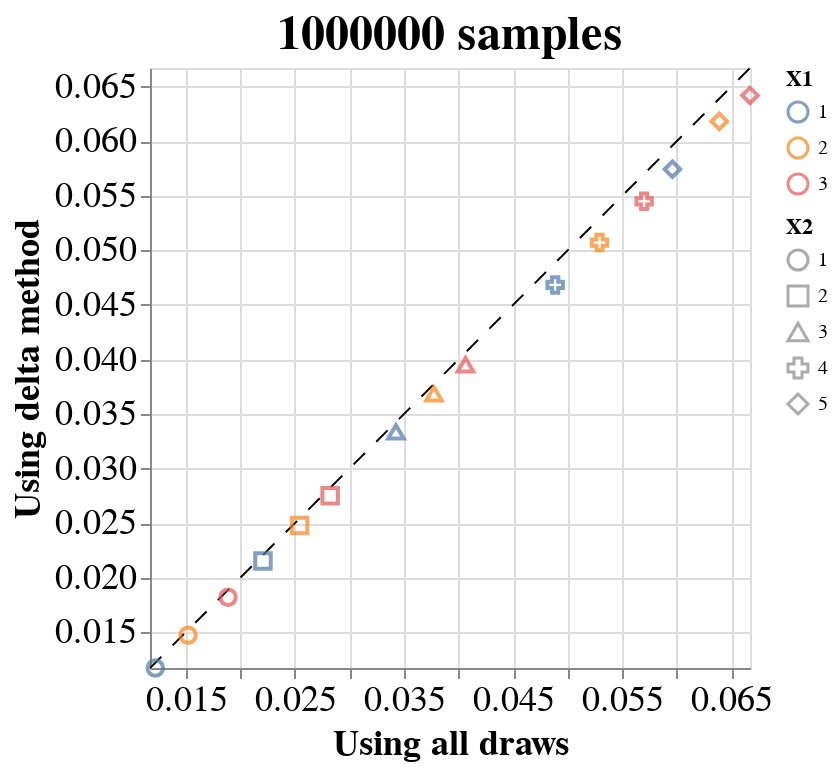

The notebook cell this image was saved under:
### Markdown cell above
We compare the covariance matrix of the mean of the observations with the covariance matrix of the raked values for each sample of observations.

### Code cell
delta_method = pd.DataFrame({'X1': x1, \
                             'X2': x2, \
                             'delta_method': np.diag(covariance_mean)})
all_draws = pd.DataFrame({'X1': x1, \
                          'X2': x2, \
                          'all_draws': np.diag(covariance_draws)})
df_both = delta_method.merge(all_draws, how='inner', \
    left_on=['X1', 'X2'], \
    right_on=['X1', 'X2'])
min_x = min(df_both['delta_method'].min(), df_both['all_draws'].min())
max_x = max(df_both['delta_method'].max(), df_both['all_draws'].max())
points = alt.Chart(df_both).mark_point(size=60).encode(
    x=alt.X('all_draws:Q', scale=alt.Scale(domain=[min_x, max_x], zero=False), axis=alt.Axis(title='Using all draws')),
    y=alt.Y('delta_method:Q', scale=alt.Scale(domain=[min_x, max_x], zero=False), axis=alt.Axis(title='Using delta method')),
    color=alt.Color('X1:N', legend=alt.Legend(title='X1')),
    shape=alt.Shape('X2:N', legend=alt.Legend(title='X2'))
)
diagonal = alt.Chart().mark_rule(strokeDash=[8, 8]).encode(
    x=alt.value(0),
    x2=alt.value('width'),
    y=alt.value('height'),
    y2=alt.value(0)
)
chart = (diagonal + points).properties(
    title=str(N) + ' samples',
).configure_title(
    fontSize=24
).configure_axis(
    labelFontSize=18,
    titleFontSize=18
)
chart

### Figure 1 — Vega-Lite specification as saved in the notebook (floating-point values rounded to 4 significant figures)
{"config": {"view": {"continuousWidth": 300, "continuousHeight": 300}, "axis": {"labelFontSize": 18, "titleFontSize": 18}, "title": {"fontSize": 24}}, "layer": [{"data": {"name": "empty"}, "mark": {"type": "rule", "strokeDash": [8, 8]}, "encoding": {"x": {"value": 0}, "x2": {"value": "width"}, "y": {"value": "height"}, "y2": {"value": 0}}}, {"data": {"name": "data-f6022018acd7f0e2252a631323d33d7c"}, "mark": {"type": "point", "size": 60}, "encoding": {"color": {"field": "X1", "legend": {"title": "X1"}, "type": "nominal"}, "shape": {"field": "X2", "legend": {"title": "X2"}, "type": "nominal"}, "x": {"axis": {"title": "Using all draws"}, "field": "all_draws", "scale": {"domain": [0.01174, 0.0667], "zero": false}, "type": "quantitative"}, "y": {"axis": {"title": "Using delta method"}, "field": "delta_method", "scale": {"domain": [0.01174, 0.0667], "zero": false}, "type": "quantitative"}}}], "title": "1000000 samples", "$schema": "https://vega.github.io/schema/vega-lite/v5.20.1.json", "datasets": {"empty": [{}], "data-f6022018acd7f0e2252a631323d33d7c": [{"X1": 1, "X2": 1, "delta_method": 0.01174, "all_draws": 0.01223}, {"X1": 2, "X2": 1, "delta_method": 0.01474, "all_draws": 0.01523}, {"X1": 3, "X2": 1, "delta_method": 0.01822, "all_draws": 0.01889}, {"X1": 1, "X2": 2, "delta_method": 0.02154, "all_draws": 0.02209}, {"X1": 2, "X2": 2, "delta_method": 0.02479, "all_draws": 0.02544}, {"X1": 3, "X2": 2, "delta_method": 0.02753, "all_draws": 0.02824}, {"X1": 1, "X2": 3, "delta_method": 0.03337, "all_draws": 0.03427}, {"X1": 2, "X2": 3, "delta_method": 0.03685, "all_draws": 0.03775}, {"X1": 3, "X2": 3, "delta_method": 0.03952, "all_draws": 0.04064}, {"X1": 1, "X2": 4, "delta_method": 0.04683, "all_draws": 0.04886}, {"X1": 2, "X2": 4, "delta_method": 0.05071, "all_draws": 0.05292}, {"X1": 3, "X2": 4, "delta_method": 0.05448, "all_draws": 0.057}, {"X1": 1, "X2": 5, "delta_method": 0.05743, "all_draws": 0.05959}, {"X1": 2, "X2": 5, "delta_method": 0.06181, "all_draws": 0.06389}, {"X1": 3, "X2": 5, "delta_method": 0.06419, "all_draws": 0.0667}]}}
